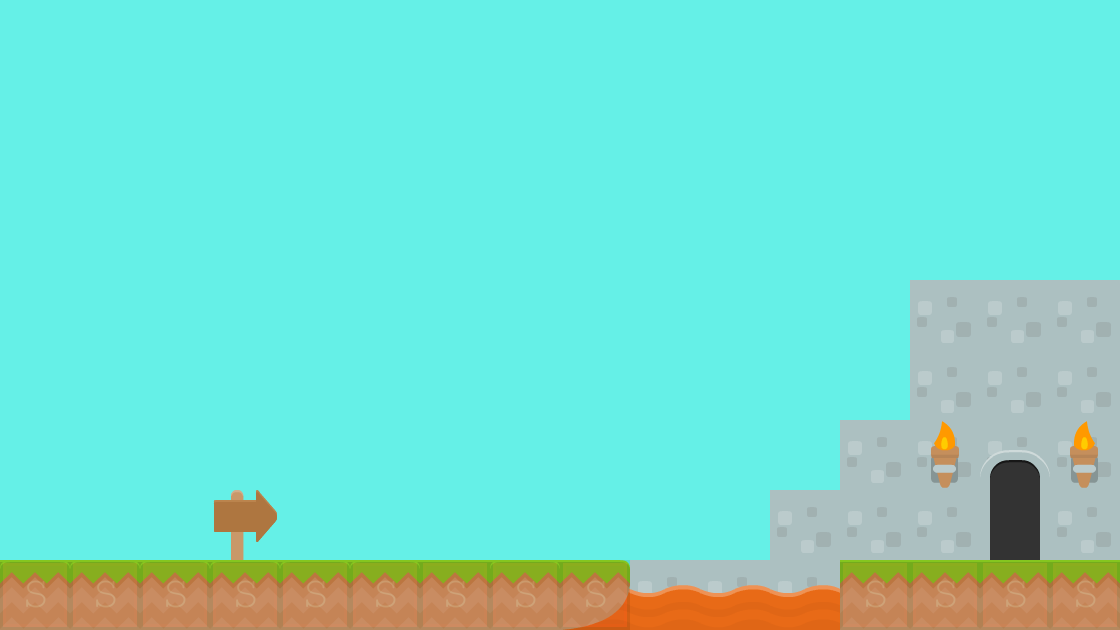

This is a level from a 2D game, rendered from its Tiled map with the project's own tilesets. A one-line summary and the map file follow, with tile-layer data summarised:
An orthogonal 16x9 tile map with 70x70 px tiles, 5 tile layers (background2, background3, background1, collision, ...), 2 tilesets and 2 objects (levelTrigger, Mushroom).

<map version="1.0" orientation="orthogonal" renderorder="right-down" width="16" height="9" tilewidth="70" tileheight="70" backgroundcolor="#65f0e7">
 <tileset firstgid="1" name="background-tiles" tilewidth="70" tileheight="70">
  <image source="../img/background-tiles.png" width="910" height="910" />
 </tileset>
 <tileset firstgid="170" name="meta-tiles" tilewidth="70" tileheight="70">
  <image source="../img/meta-tiles.png" width="350" height="70" />
  <tile id="4">
   <properties>
    <property name="type" value="solid" />
   </properties>
  </tile>
 </tileset>
 <layer name="background2" width="16" height="9">
  <data>[144 cells, 31 non-empty, 4 distinct tile ids]</data>
 </layer>
 <layer name="background3" width="16" height="9">
  <data>[144 cells, 3 non-empty, 3 distinct tile ids]</data>
 </layer>
 <layer name="background1" width="16" height="9">
  <data>[144 cells, 18 non-empty, 6 distinct tile ids]</data>
 </layer>
 <layer name="collision" width="16" height="9" opacity="0.1">
  <data>[144 cells, 13 non-empty, 1 distinct tile ids]</data>
 </layer>
 <objectgroup name="trigger-entities">
  <object name="levelTrigger" x="980" y="418" width="68" height="142">
   <properties>
    <property name="level" value="MapLevel01" />
    <property name="xSpawn" value="26" />
    <property name="ySpawn" value="10" />
   </properties>
  </object>
 </objectgroup>
 <layer name="foreground" width="16" height="9">
  <data>[144 cells, 1 non-empty, 1 distinct tile ids]</data>
 </layer>
 <objectgroup name="CollectableEntities">
  <object name="Mushroom" x="418.182" y="487.879" width="66.6667" height="66.6667" />
 </objectgroup>
</map>
